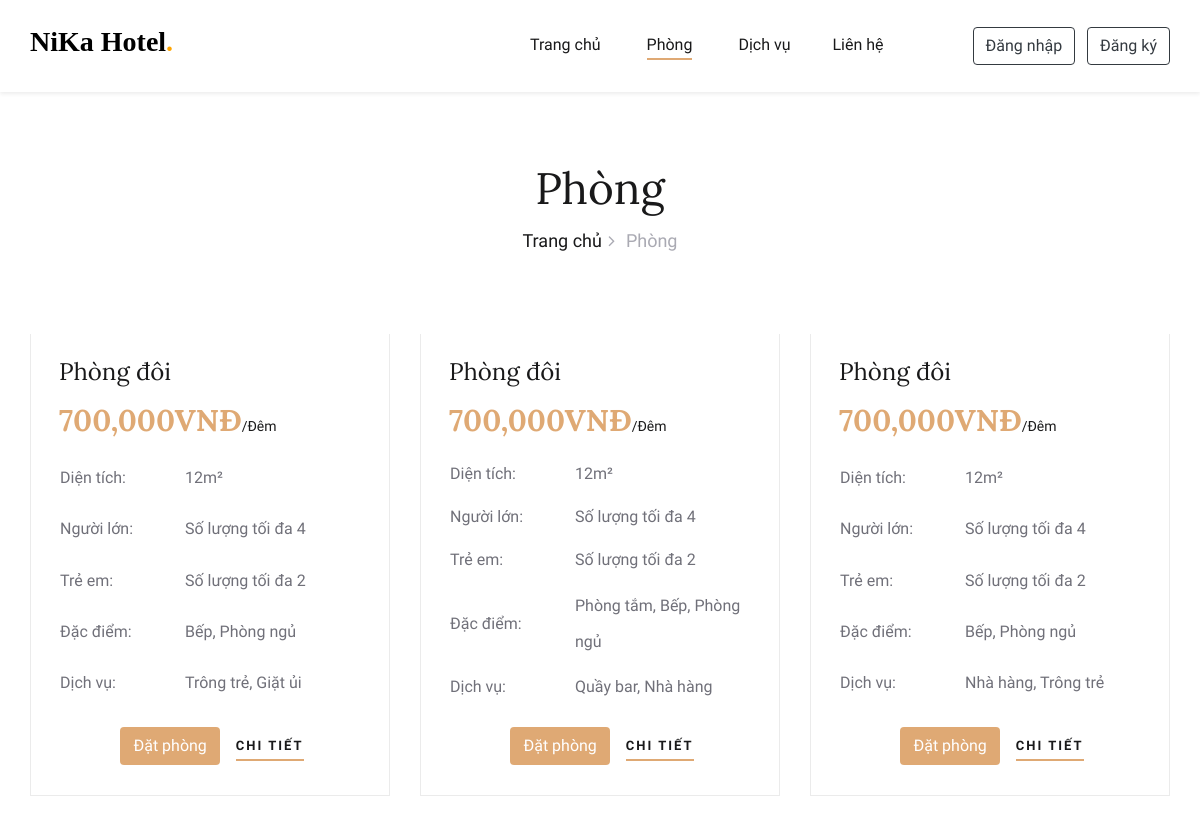
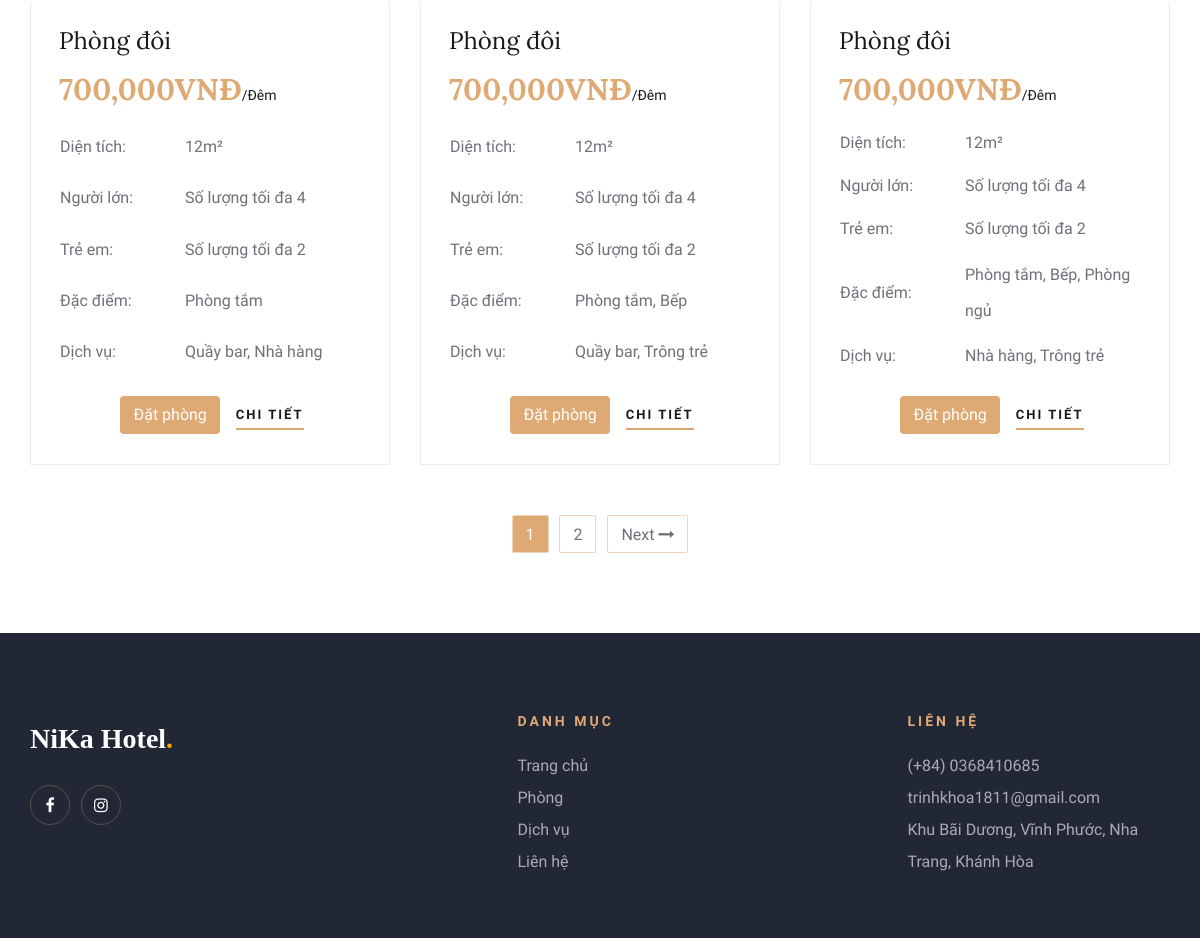
The app's page /HotelBookingWeb/rooms.php, older data (2 pictures, top to bottom).
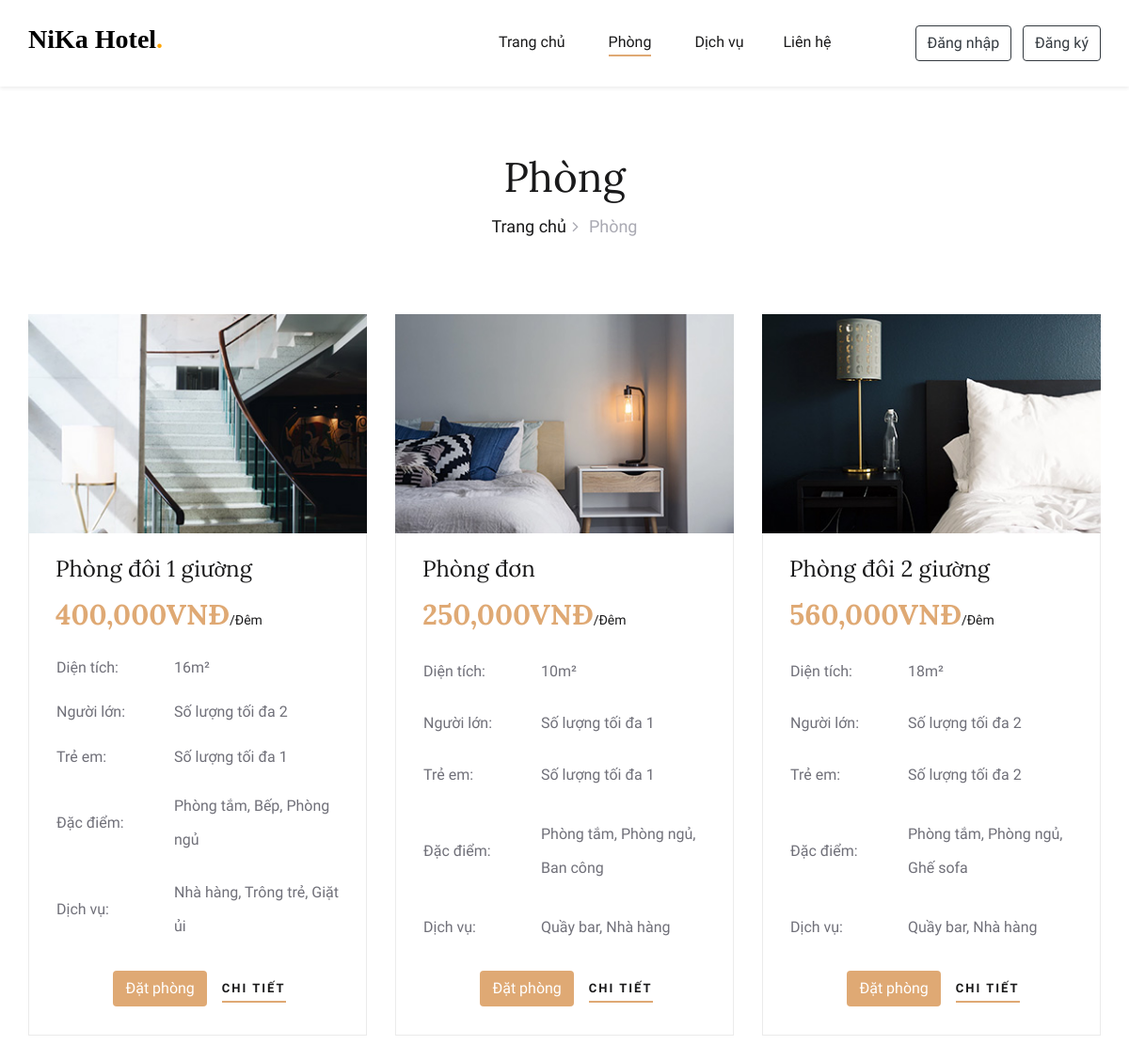
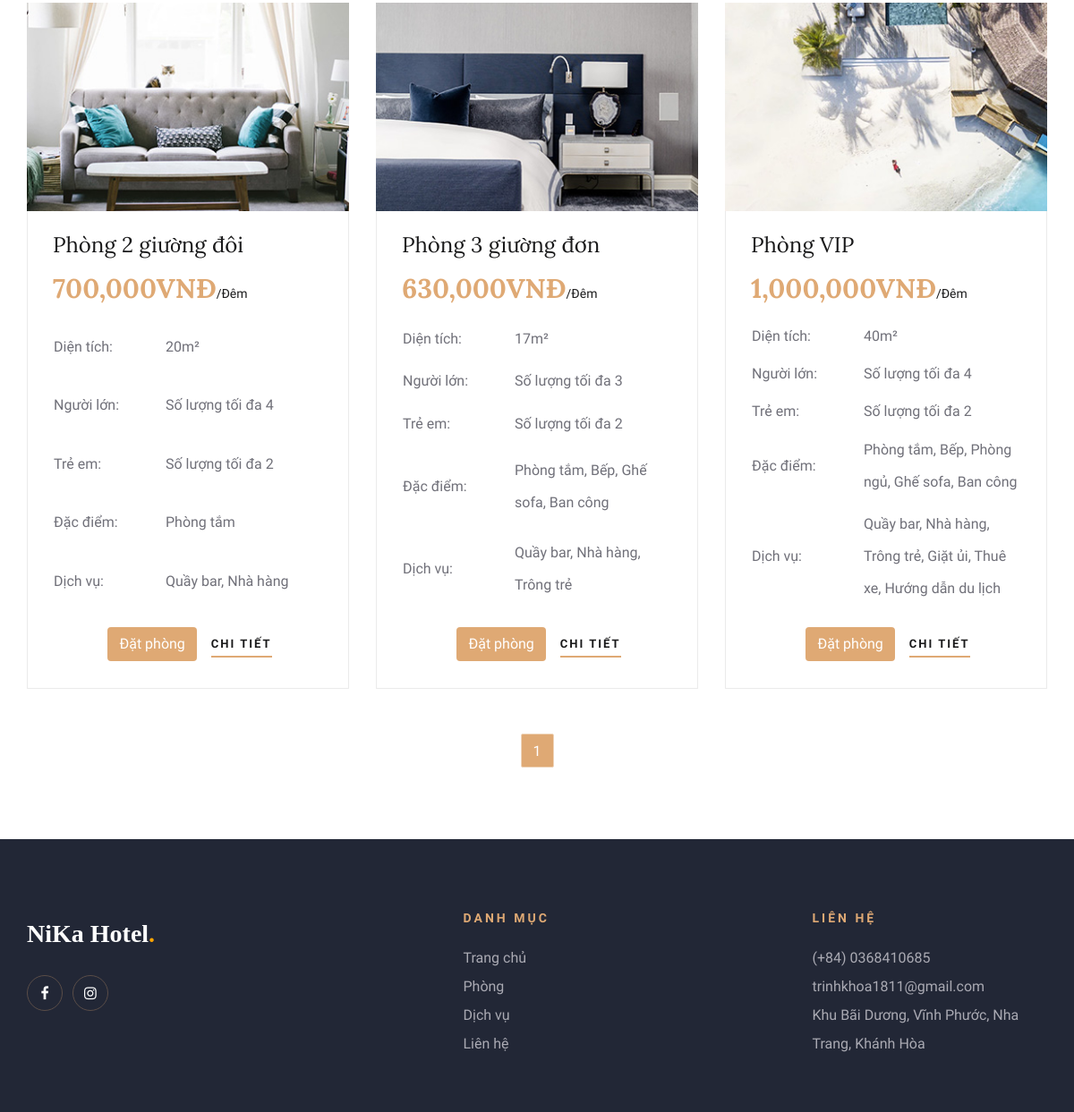
The same page, newer data (2 pictures, top to bottom).
### tables this page shows
CREATE TABLE `phong` (
  `ma_phong` int(11) NOT NULL,
  `ten_phong` varchar(150) NOT NULL,
  `dien_tich` int(11) NOT NULL,
  `gia` int(11) NOT NULL,
  `so_luong` int(11) NOT NULL,
  `sl_nguoi_lon` int(11) NOT NULL,
  `sl_tre_em` int(11) NOT NULL,
  `anh_phong` varchar(50) NOT NULL,
  `mo_ta` varchar(350) NOT NULL,
  `trang_thai` tinyint(4) NOT NULL DEFAULT 1
);

### HotelBookingWeb/Admin/Inc/connect_db.php (called while the page is built, shortened)
<?php
    function selectAll($table)
    {
        $conn = $GLOBALS['conn'];
        $result = mysqli_query($conn, "SELECT * FROM $table");
        return $result;
    }
    function select($query, $values, $datatypes)
    {
        $conn = $GLOBALS['conn'];
        if($stmt = mysqli_prepare($conn, $query)){
            mysqli_stmt_bind_param($stmt, $datatypes, ...$values);
            if(mysqli_stmt_execute($stmt)){
                $result = mysqli_stmt_get_result($stmt);
                return $result;
            }else{
                mysqli_stmt_close($stmt);
                die("Câu truy vấn thực hiện lỗi - Select");
            }
        }else{
            die("Câu truy vấn chuẩn bị lỗi - Select");
        }
    }
?>

### HotelBookingWeb/rooms.php (the view, shortened to what this page needs)
<!DOCTYPE html>
<html lang="zxx">
<head>
    <?php require ('Inc/links.php')?>
</head>
<body>
    <?php
        require ('Inc/header.php');
    ?>
    <section class="rooms-section spad" style="margin-top: 92px">
        <div class="container">
            <div class="breadcrumb-section">
                <div class="container">
                    <div class="row">
                        <div class="col-lg-12">
                            <div class="breadcrumb-text">
                                <h2>Phòng</h2>
                                <div class="bt-option">
                                    <a href="index.php">Trang chủ</a>
                                    <span>Phòng</span>
                                </div>
                            </div>
                        </div>
                    </div>
                </div>
            </div>
            <div class="row">
                <?php
                    $rowsPerPage = 6;
                    $offset = ($_GET['page'] - 1) * $rowsPerPage;
                    $sql = 'SELECT * FROM phong WHERE trang_thai = 1 ORDER BY ma_phong DESC LIMIT '.$offset.','.$rowsPerPage;
                    $result = mysqli_query($conn, $sql);
                    $path = ROOMS_IMG_PATH;
                    while ($row = mysqli_fetch_assoc($result)) {
                        $query1 = "SELECT * FROM phong_dacdiem JOIN dacdiem ON dacdiem.ma_dacdiem = phong_dacdiem.ma_dacdiem WHERE ma_phong = ?";
                        $res_room_fea = select($query1, [$row['ma_phong']], "i");
                        $feature = "";
                        while($row1 = mysqli_fetch_assoc($res_room_fea)){
                            $feature .= $row1['ten_dacdiem'].", ";
                        }
                        $feature = rtrim($feature, ", ");
                        $query2 = "SELECT * FROM phong_dichvu JOIN dichvu ON dichvu.ma_dichvu = phong_dichvu.ma_dichvu WHERE ma_phong = ?";
                        $res_room_ser = select($query2, [$row['ma_phong']], "i");
                        $service = "";
                        while($row2 = mysqli_fetch_assoc($res_room_ser)){
                            $service .= $row2['ten_dichvu'].", ";
                        }
                        $service = rtrim($service, ", ");
                        echo "<div class='col-lg-4 col-md-6'>
                                <div class='room-item'>
                                    <img src='$path{$row['anh_phong']}' alt=''>
                                    <div class='ri-text'>
                                        <h4>{$row['ten_phong']}</h4>
                                        <h3>".number_format($row['gia'], 0, '', ',')."VNĐ<span>/Đêm</span></h3>
                                        <table>
                                            <tbody>
                                                <tr>
                                                    <td class='r-o'>Diện tích:</td>
                                                    <td>{$row['dien_tich']}m²</td>
                                                </tr>
                                                <tr>
                                                    <td class='r-o'>Người lớn:</td>
                                                    <td>Số lượng tối đa {$row['sl_nguoi_lon']}</td>
                                                </tr>
                                                <tr>
                                                    <td class='r-o'>Trẻ em:</td>
                                                    <td>Số lượng tối đa {$row['sl_tre_em']}</td>
                                                </tr>
                                                <tr>
                                                    <td class='r-o'>Đặc điểm:</td>
                                                    <td>$feature</td>
                                                </tr>
                                                <tr>
                                                    <td class='r-o'>Dịch vụ:</td>
                                                    <td>$service</td>
                                                </tr>
                                            </tbody>
                                        </table>
                                        <div class='d-flex justify-content-center align-items-center'>
                                            <a href='booking.php?id={$row['ma_phong']}' class='btn me-3 shadow-none' style='background-color: #dfa974; color: white'>Đặt phòng</a>
                                            <a href='room_detail.php?id={$row['ma_phong']}' class='primary-btn'>Chi tiết</a>
                                        </div>
                                    </div>
                                </div>
                            </div>";
                    }
                ?>
                <div class="col-lg-12">
                    <div class="room-pagination">
                        <?php
                            $result = selectAll("phong");
                            $numRows = mysqli_num_rows($result);
                            $maxPage = ceil($numRows / $rowsPerPage);
                            for ($i = max(1, $_GET['page'] - 2); $i <= min($maxPage, $_GET['page'] + 2); $i++) {
                                if ($i == $_GET['page']) {
                                    echo "<a class='active'>$i</a> ";
                                } else {
                                    echo "<a href=" . $_SERVER['PHP_SELF'] . "?page=$i".">"."$i</a> ";
                                }
                            }
                            if ($_GET['page'] < $maxPage) {
                                echo "<a href=" . $_SERVER['PHP_SELF'] . "?page=" . ($_GET['page'] + 1) . ">Next <i class='fa fa-long-arrow-right'></i></a>";
                            }
                        ?>
                    </div>
                </div>
            </div>
        </div>
    </section>
    <?php require ('Inc/footer.php')?>
</body>
</html>

### HotelBookingWeb/Inc/links.php (shortened to what this page needs)
<link href="https://cdn.jsdelivr.net/npm/bootstrap@5.0.2/dist/css/bootstrap.min.css" rel="stylesheet">
<link rel="stylesheet" href="Public/css/bootstrap.min.css" type="text/css">
<link rel="stylesheet" href="Public/css/font-awesome.min.css" type="text/css">
<link rel="stylesheet" href="Public/css/elegant-icons.css" type="text/css">
<link rel="stylesheet" href="Public/css/flaticon.css" type="text/css">
<link rel="stylesheet" href="Public/css/owl.carousel.min.css" type="text/css">
<link rel="stylesheet" href="Public/css/nice-select.css" type="text/css">
<link rel="stylesheet" href="Public/css/jquery-ui.min.css" type="text/css">
<link rel="stylesheet" href="Public/css/magnific-popup.css" type="text/css">
<link rel="stylesheet" href="Public/css/slicknav.min.css" type="text/css">
<link rel="stylesheet" href="Public/css/style.css" type="text/css">
<link rel="stylesheet" href="https://cdn.jsdelivr.net/npm/bootstrap-icons@1.11.3/font/bootstrap-icons.min.css">

### HotelBookingWeb/Inc/header.php (shortened to what this page needs)
<?php
    require ('Admin/Inc/connect_db.php');
?>
<header class="header-section fixed-top bg-white shadow-sm">
    <div class="menu-item">
        <div class="container">
            <div class="row">
                <div class="col-lg-2">
                    <div class="logo py-3">
                        <a href="./index.php">
                            <span class="navbar-brand fw-bold fs-3 h-font text-decoration-none">NiKa Hotel<span style="color: orange">.</span></span>
                        </a>
                    </div>
                </div>
                <div class="col-lg-10">
                    <div class="nav-menu">
                        <nav class="mainmenu">
                            <ul>
                                <li><a href="index.php">Trang chủ</a></li>
                                <li><a href="rooms.php">Phòng</a></li>
                                <li><a href="services.php">Dịch vụ</a>
                                <li><a href="contact.php">Liên hệ</a></li>
                            </ul>
                        </nav>
                        <div class="nav-right">
                            <?php
                                if(empty($_SESSION['ma_tk_kh'])){
                                    echo "<button type='button' class='btn btn-outline-dark shadow-none me-2' data-toggle='modal' data-target='#loginModal'>
                                            Đăng nhập
                                        </button>
                                        <button type='button' class='btn btn-outline-dark shadow-none' data-toggle='modal' data-target='#registerModal'>
                                            Đăng ký
                                        </button>";
                                }
                            ?>
                        </div>
                    </div>
                </div>
            </div>
        </div>
    </div>
</header>

### HotelBookingWeb/Inc/footer.php
<footer class="footer-section">
    <div class="container">
        <div class="footer-text">
            <div class="row">
                <div class="col-lg-4">
                    <div class="ft-about">
                        <div class="logo">
                            <a href="./index.php">
                                <span class="navbar-brand fw-bold fs-3 h-font text-decoration-none text-white">NiKa Hotel<span style="color: orange">.</span></span>
                            </a>
                        </div>
                        <div class="fa-social">
                            <a href="https://www.facebook.com/trinh.khoa.180072" target="_blank"><i class="fa fa-facebook"></i></a>
                            <a href="https://www.instagram.com/koah__tr/" target="_blank"><i class="fa fa-instagram"></i></a>
                        </div>
                    </div>
                </div>
                <div class="col-lg-3 offset-lg-1">
                    <div class="ft-contact">
                        <h6>Danh mục</h6>
                        <ul>
                            <li><a class="text-decoration-none color" href="./index.php">Trang chủ</a></li>
                            <li><a class="text-decoration-none color" href="./rooms.php">Phòng</a></li>
                            <li><a class="text-decoration-none color" href="./services.php">Dịch vụ</a></li>
                            <li><a class="text-decoration-none color" href="./contact.php">Liên hệ</a></li>
                        </ul>
                    </div>
                </div>
                <div class="col-lg-3 offset-lg-1">
                    <div class="ft-contact">
                        <h6>Liên hệ</h6>
                        <ul>
                            <li>(+84) 0368410685</li>
                            <li>trinhkhoa1811@gmail.com</li>
                            <li>Khu Bãi Dương, Vĩnh Phước, Nha Trang, Khánh Hòa</li>
                        </ul>
                    </div>
                </div>
            </div>
        </div>
    </div>
</footer>

### HotelBookingWeb/Inc/links.php (style rules this page uses)
.h-font { font-family: "Merienda", cursive; color: black; }
.color { color: #aaaab3; }
.room-item { display: flex; flex-direction: column; height: 100%; }
.ri-text { display: flex; flex-direction: column; justify-content: space-between; flex-grow: 1; }
.room-item .ri-text > h4, .room-item .ri-text > h3 { flex-shrink: 0; margin-bottom: 15px; }
.room-item table { flex-grow: 1; margin-top: auto; }

### HotelBookingWeb/rooms.php (style rules this page uses)
.room-pagination a.active { background-color: #dfa974; color: white; }

Row changes from the older to the newer data that the page shows:
changed phong: anh_phong: picture added; ten_phong "Phòng đôi" → "Phòng đôi 1 giường"; gia "700,000" → "400,000"; dien_tich "12" → "16"; sl_nguoi_lon "4" → "2"; sl_tre_em "2" → "1"; feature "Bếp, Phòng ngủ" → "Phòng tắm, Bếp, Phòng ngủ"; service "Trông trẻ, Giặt ủi" → "Nhà hàng, Trông trẻ, Giặt ủi"
changed phong: anh_phong: picture added; ten_phong "Phòng đôi" → "Phòng đơn"; gia "700,000" → "250,000"; dien_tich "12" → "10"; sl_nguoi_lon "4" → "1"; sl_tre_em "2" → "1"; feature "Phòng tắm, Bếp, Phòng ngủ" → "Phòng tắm, Phòng ngủ, Ban công"
changed phong: anh_phong: picture added; ten_phong "Phòng đôi" → "Phòng đôi 2 giường"; gia "700,000" → "560,000"; dien_tich "12" → "18"; sl_nguoi_lon "4" → "2"; feature "Bếp, Phòng ngủ" → "Phòng tắm, Phòng ngủ, Ghế sofa"; service "Nhà hàng, Trông trẻ" → "Quầy bar, Nhà hàng"
changed phong: anh_phong: picture added; ten_phong "Phòng đôi" → "Phòng 2 giường đôi"; dien_tich "12" → "20"
changed phong: anh_phong: picture added; ten_phong "Phòng đôi" → "Phòng 3 giường đơn"; gia "700,000" → "630,000"; dien_tich "12" → "17"; sl_nguoi_lon "4" → "3"; feature "Phòng tắm, Bếp" → "Phòng tắm, Bếp, Ghế sofa, Ban công"; service "Quầy bar, Trông trẻ" → "Quầy bar, Nhà hàng, Trông trẻ"
changed phong: anh_phong: picture added; ten_phong "Phòng đôi" → "Phòng VIP"; gia "700,000" → "1,000,000"; dien_tich "12" → "40"; feature "Phòng tắm, Bếp, Phòng ngủ" → "Phòng tắm, Bếp, Phòng ngủ, Ghế sofa, Ban công"; service "Nhà hàng, Trông trẻ" → "Quầy bar, Nhà hàng, Trông trẻ, Giặt ủi, Thuê xe, Hướng dẫn du lịch"
Text that changed along with them:
list line gone: "2"
text no longer shown: "Next"
